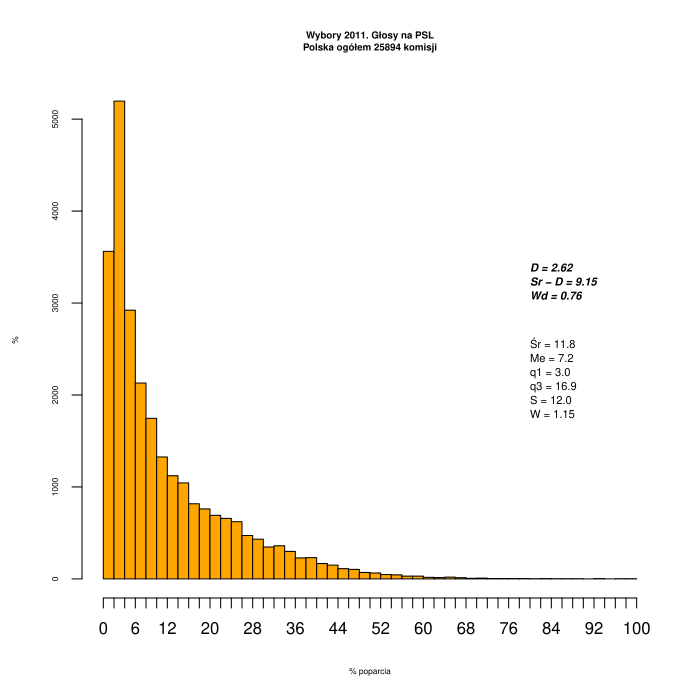

Write the R code that produced this figure.
#!/usr/bin/Rscript
# Skrypt wykreślna różnego rodzaju histogramy dla danych z pliku ws2010_komitety_by_komisja_T.csv
# (więcej: https://github.com/hrpunio/Data/tree/master/ws2010_pobranie_2018)
#
estimatedMode <- function(x) { d <- density(x, na.rm=T); d$x[which.max(d$y)] }

showVotes <- function(df, x, co, region, N, minN) {
   ## showVotes = wykreśla histogram dla województwa (region)
   kN <- nrow(df)
   sX <- summary(df[[x]], na.rm=TRUE);
   sV <- sd(df[[x]], na.rm=TRUE)
   ## współczynnik skośności Pearsona
   skewness <- 3 * (sX[["Mean"]] - sX[["Median"]])/sV
   Mo <- estimatedMode(df[[x]])
   skewnessMo <- (sX[["Mean"]] - Mo)/sV

   summary_label <- sprintf ("Śr = %.1f\nMe = %.1f\nq1 = %.1f\nq3 = %.1f\nS = %.1f\nW = %.2f", 
     sX[["Mean"]], sX[["Median"]],
     sX[["1st Qu."]], sX[["3rd Qu."]], sV, skewness)
   summary_label_bold <- sprintf ("D = %.2f\nSr - D = %.2f\nWd = %.2f", Mo, sX[["Mean"]] - Mo, skewnessMo)

   if (minN < 1) {
   t <- sprintf("Wybory 2011. Głosy na %s\n%s ogółem %d komisji", co, region, kN ) } 
   else { t <- sprintf("Wybory 2011. Głosy na %s\n%s ogółem %d komisji (N>%d)", co, region, kN, minN ) } 

   h <- hist(df[[x]], breaks=kpN, freq=TRUE, col="orange", main=t, 
     ylab="%", xlab="% poparcia", labels=F, xaxt='n' )
     axis(side=1, at=kpN, cex.axis=2, cex.lab=2)
   ## pozycja tekstu zawierającego statystyki opisowe
   posX <- .50 * max(h$counts)
   posY <- .66 * max(h$counts)
   text(80, posX, summary_label, cex=1.4, adj=c(0,1) )
   text(80, posY, summary_label_bold, cex=1.4, adj=c(0,1), font=4)
}


## Wczytanie danych; obliczenie podst. statystyk:
komisje <- read.csv("ws2011_komisje_wyniki.csv", 
   sep = ';', header=T, na.string="NA");

summary(komisje$PSL); summary(komisje$PiS); summary(komisje$PO);
fivenum(komisje$PSLp); fivenum(komisje$PiSp); fivenum(komisje$POp);

## ## ###
par(ps=6,cex=1,cex.axis=1,cex.lab=1,cex.main=1.2)
kpN <- seq(0, 100, by=2);
kpX <- c(0, 10,20,30,40,50,60,70,80,90, 100);
kN <- nrow(komisje)
region <- "Polska"
minTurnout <- 0

## cała Polska:
showVotes(komisje, "PSLp", "PSL", region, kN, minTurnout);
showVotes(komisje, "PiSp", "PiS", region, kN, minTurnout);
showVotes(komisje, "POp",  "PO",  region, kN, minTurnout);
showVotes(komisje, "SLDp", "SLD", region, kN, minTurnout);

## Cała Polska (bez małych komisji):
## ( późniejszych analizach pomijane są małe komisje)
minTurnout <- 49
komisje <- subset (komisje, totalG > minTurnout); 
kN <- nrow(komisje)

showVotes(komisje, "PSLp", "PSL", region, kN, minTurnout);
showVotes(komisje, "PiSp", "PiS", region, kN, minTurnout);
showVotes(komisje, "POp",  "PO",  region, kN, minTurnout);

## Typ gminy U/R (U=gmina miejska ; R=inna niż miejska)
#komisjeW <- subset (komisje, typ == "U"); 
#kN <- nrow(komisjeW)
#region <- "Polska/g.miejskie"
#showVotes(komisjeW, "PSLp", "PSL", region, kN, minTurnout);
#showVotes(komisjeW, "PiSp", "PiS", region, kN, minTurnout);
#showVotes(komisjeW, "POp",  "PO",  region, kN, minTurnout);
#
##komisjeW <- subset (komisje, typ == "R"); 
#kN <- nrow(komisjeW)
#region <- "Polska/g.niemiejskie"
#showVotes(komisjeW, "PSLp", "PSL", region, kN, minTurnout);
#showVotes(komisjeW, "PiSp", "PiS", region, kN, minTurnout);
#showVotes(komisjeW, "POp",  "PO",  region, kN, minTurnout);

## woj = dwucyfrowy kod teryt województwa:
komisje$woj <- substr(komisje$teryt, start=1, stop=2)

cN <- c("dolnośląskie", "kujawsko-pomorskie",
 "lubelskie", "lubuskie", "łódzkie", "małopolskie", "mazowieckie",
 "opolskie", "podkarpackie", "podlaskie", "pomorskie", "śląskie",
 "świętokrzyskie", "warmińsko-mazurskie", "wielkopolskie",
 "zachodniopomorskie");
cW <- c("02", "04", "06", "08", "10", "12", "14", "16", "18",
 "20", "22", "24", "26", "28", "30", "32");

## wszystkie województwa po kolei:
for (w in 1:16) {
  wojS <- cW[w]
  ###region <- cN[w];
  region <- sprintf ("%s (%s)", cN[w], wojS);

  komisjeW <- subset (komisje, woj == wojS); ##

  showVotes(komisjeW, "PSLp", "PSL", region, kN, minTurnout);
  showVotes(komisjeW, "PiSp", "PiS", region, kN, minTurnout);
  showVotes(komisjeW, "POp",  "PO",  region, kN, minTurnout);
}

## ## koniec
